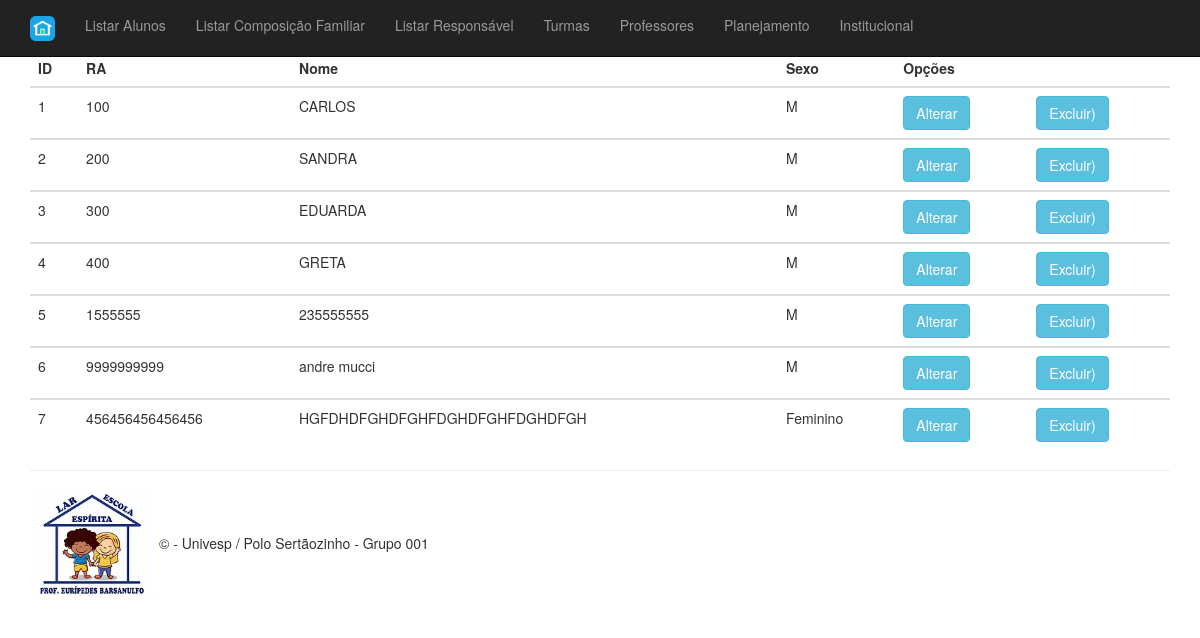
/listagem_aluno, run on an earlier commit of the app's database.
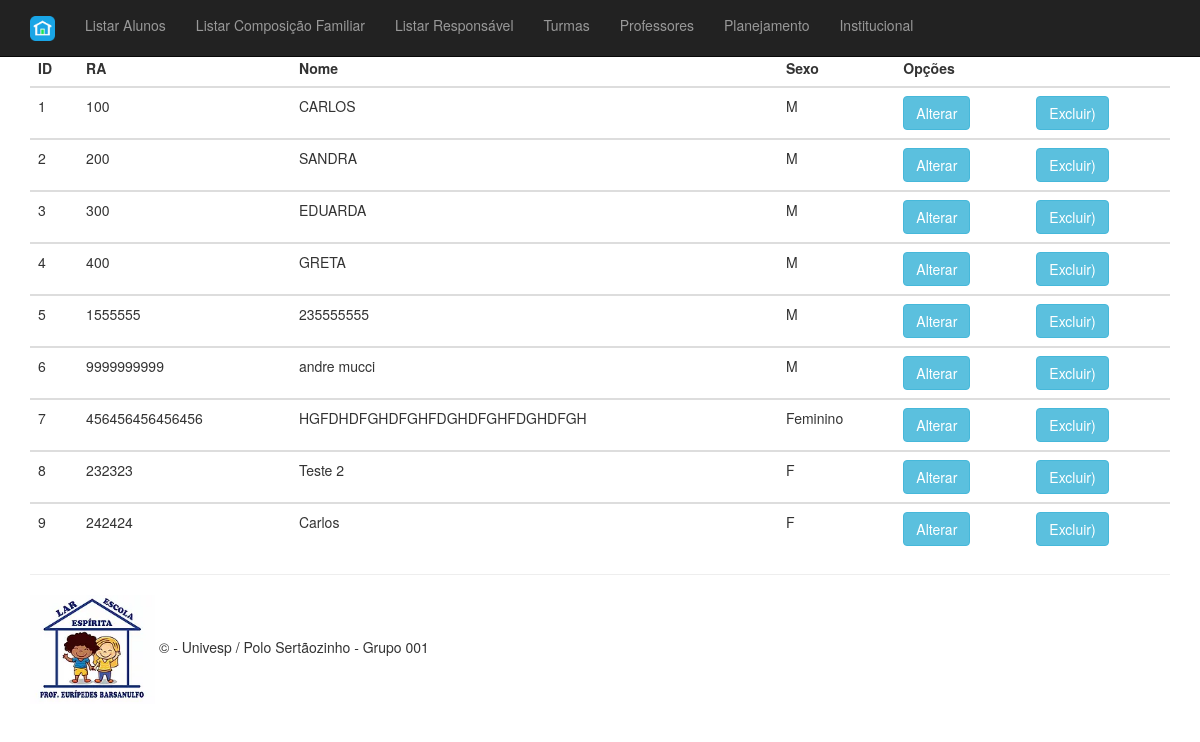
And on a later commit of the database.
### aluno/models.py (models this page shows)
class Aluno(db.Model):
    __tablename__ = 'aluno'
    __table_args__ = {'extend_existing': True}
    id = db.Column(db.Integer, primary_key=True, autoincrement=True)
    ra_aluno = db.Column(db.String(30), nullable=False)
    nome = db.Column(db.String(120))
    sexo = db.Column(db.String(1))
    turma = db.Column(db.Integer, db.ForeignKey("turma.id_turma"))
    responsavel = db.relationship(
        "Responsavel", backref="Responsavel", lazy=True)
    comp_familiar = db.relationship(
        "ComposicaoFamiliar", backref="ComposicaoFamiliar", lazy=True)

### aluno/routes.py (the view)
@app.route("/listagem_aluno", methods=["GET"])
def listagem_aluno():
    alunos = Aluno.query.all()
    return render_template("listagem_alunos.html", alunos=alunos)

### aluno/templates/listagem_alunos.html (shortened to what this page needs)
{% extends 'base.html' %}
{% block content %}
<table class="table table-hover table-dark">
    <thead>
        <tr>
            <th scope="col">ID</th>
            <th scope="col">RA</th>
            <th scope="col">Nome</th>
            <th scope="col">Sexo</th>
            <th scope="col">Opções</th>
            <th scope="col"></th>
        </tr>
    </thead>
    {% for aluno in alunos %}
    <tbody>
        <tr>
            <td> {{ aluno.id }} </td>
            <td> {{ aluno.ra_aluno }} </td>
            <td> {{ aluno.nome }}</td>
            <td> {{ aluno.sexo }}</td>
            <td>
                <button class="btn btn-outline btn-info">Alterar</button>
            </td>
            <td>
                <button class="btn btn-outline btn-info">Excluir) </button>
            </td>
        </tr>
    </tbody>
    {% endfor %}
</table>
{% endblock %}

What changed in the data, as far as the page shows it:
added Aluno: id "8", ra_aluno "232323", nome "Teste 2", sexo "F"
added Aluno: id "9", ra_aluno "242424", nome "Carlos", sexo "F"
